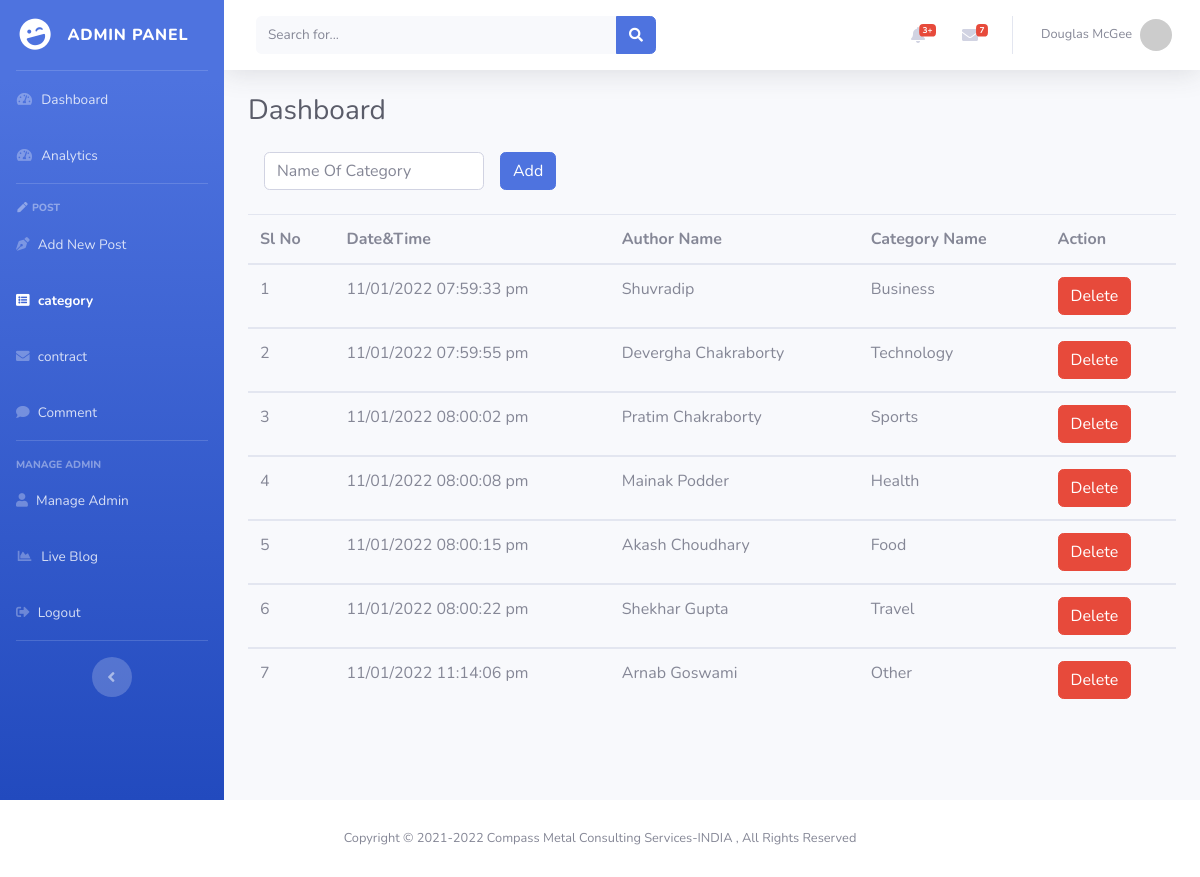
The page /admin/categories.php on the database as committed earlier.
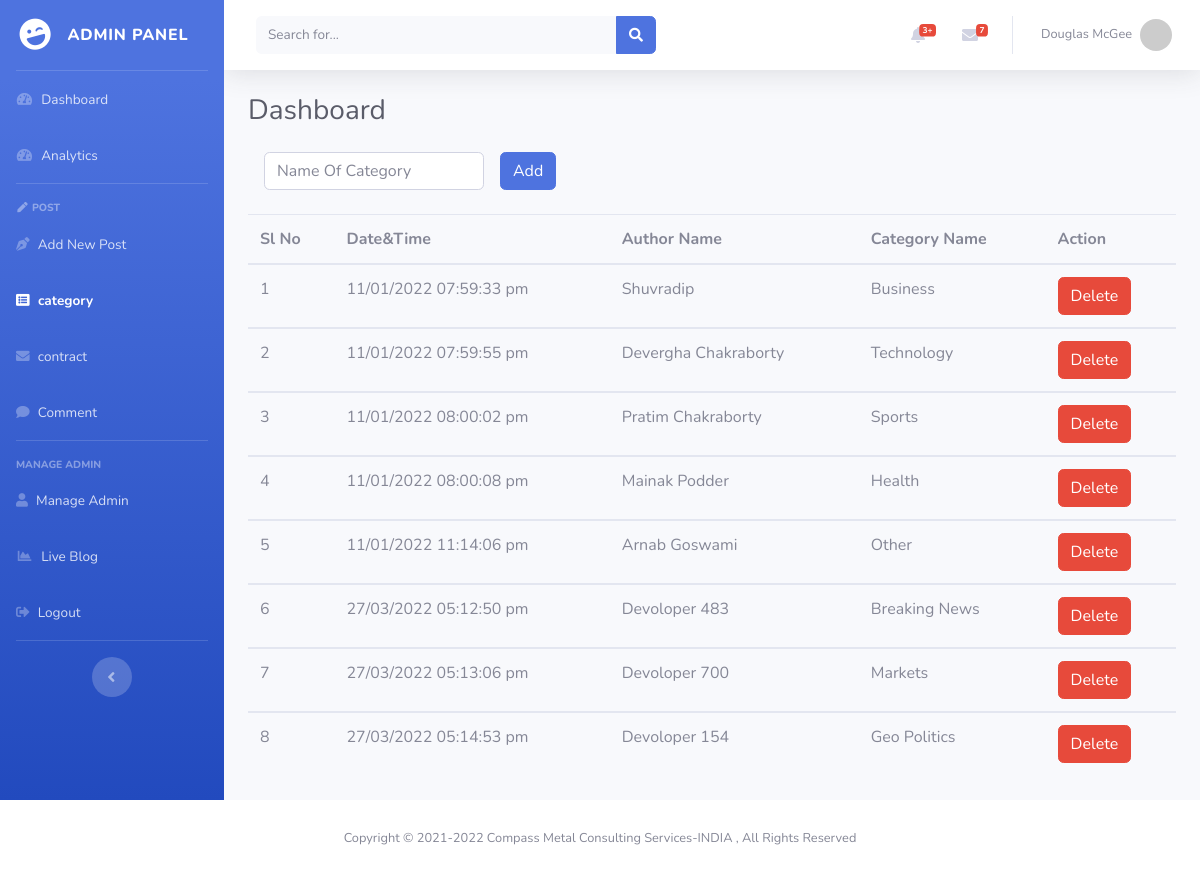
The same page on the database as committed later.
### tables this page shows
CREATE TABLE `categories` (
  `id` int(10) NOT NULL,
  `datetime` varchar(250) NOT NULL,
  `name` varchar(255) NOT NULL,
  `categoryname` varchar(255) NOT NULL
);

### admin/categories.php (the view, shortened to what this page needs)
<?php
$page = 'category';
require_once './partials/db.php';
require_once './partials/header.php';
?>
<body id="page-top">
    <div id="wrapper">
        <?php  require_once './partials/sidebar.php'; ?>
        <div id="content-wrapper" class="d-flex flex-column">
            <div id="content">
                <?php  require_once './partials/topbar.php'; ?>
                <div class="container-fluid">
                    <div class="d-sm-flex align-items-center justify-content-between mb-4">
                        <h1 class="h3 mb-0 text-gray-800">Dashboard</h1>
                    </div>
                    <form class="form-inline"
                        action="<?php echo $_SERVER['PHP_SELF'];?>"
                        method="POST">
                        <div class="form-group mx-sm-3 mb-2">
                            <input type="text" class="form-control" id="inputcat" name="categories"
                                placeholder="Name Of Category" autocomplete="off">
                        </div>
                        <button type="submit" name="submit" class="btn btn-primary mb-2">Add</button>
                    </form>
                    <?php  $sqlf = "SELECT * FROM categories";
                    $slno = 1;
            if ($res = mysqli_query($conn, $sqlf)) {
                if (mysqli_num_rows($res) > 0) {
                    echo "<table class=\"table\">";
                    echo "<thead>";
                    echo "<tr>";
                    echo "<th scope=\"col\">Sl No</th>";
                    echo "<th scope=\"col\">Date&Time</th>";
                    echo "<th scope=\"col\">Author Name</th>";
                    echo "<th scope=\"col\">Category Name</th>";
                    echo "<th scope=\"col\">Action</th>";
                    echo "</tr>";
                    echo "</thead>";
                    while ($row = mysqli_fetch_array($res)) {
                        $postid = $row['id'];
                        echo "<tbody>";
                        echo "<tr>";
                        echo "<td>".$slno."</td>";
                        echo "<td>".$row['datetime']."</td>";
                        echo "<td>".$row['name']."</td>";
                        echo "<td>".$row['categoryname']."</td>";
                        echo "<td>
                              <a href=\"deletecategory.php?cat=$postid\"
                                        class=\"btn btn-danger\">
                                        Delete
                                    </a>
                              </td>";
                        echo "</tr>";
                        echo "</tbody>";
                        $slno++;
                    }
                    echo "</table>";
                } else {
                    echo "<p class=\"ml-3 text-center\">No matching records are found.</p>";
                }
            } else {
                echo "ERROR: Could not able to execute $sqlf. "
                                        .mysqli_error($conn);
            }
?>
                </div>
            </div>
            <?php  require_once './partials/footer.php';

### admin/partials/header.php (shortened to what this page needs)
<!DOCTYPE html>
<html lang="en">
<head>
    <link href="vendor/fontawesome-free/css/all.min.css" rel="stylesheet" type="text/css">
    <link href="css/sb-admin-2.css" rel="stylesheet">
    <link href="vendor/datatables/dataTables.bootstrap4.min.css" rel="stylesheet">
</head>

### admin/partials/sidebar.php
<ul class="navbar-nav bg-gradient-primary sidebar sidebar-dark accordion" id="accordionSidebar">
    <a class="sidebar-brand d-flex align-items-center justify-content-center" href="index.php">
        <div class="sidebar-brand-icon rotate-n-15">
            <i class="fas fa-laugh-wink"></i>
        </div>
        <div class="sidebar-brand-text mx-3">Admin Panel</div>
    </a>
    <hr class="sidebar-divider my-0">
    <li class="nav-item <?php if ($page=='dashboard') {
    echo 'active';
}?>">
        <a class="nav-link" href="dashboard.php">
            <i class="fas fa-fw fa-tachometer-alt"></i>
            <span>Dashboard</span></a>
    </li>
    <li class="nav-item <?php if ($page=='analytics') {
    echo 'active';
}?>">
        <a class="nav-link" href="analytics.php">
            <i class="fas fa-fw fa-tachometer-alt"></i>
            <span>Analytics</span>
        </a>
    </li>
    <hr class="sidebar-divider">
    <div class="sidebar-heading">
        <i class="fas fa-pen fa-fw"></i> Post
    </div>
    <li class="nav-item <?php if ($page=='newpost') {
    echo 'active';
}?>">
        <a class="nav-link" href="newpost.php">
            <i class="fas fa-pen-nib"></i>
            <span>Add New Post</span>
        </a>
    </li>
    <li class="nav-item <?php if ($page=='category') {
    echo 'active';
}?>">
        <a class="nav-link " href="categories.php">
            <i class="fa fa-list-alt"></i>
            <span>category</span></a>
    </li>
    <li class="nav-item <?php if ($page=='contact') {
    echo 'active';
}?>">
        <a class="nav-link " href="contract.php">
            <i class="fa fa-envelope" aria-hidden="true"></i>
            <span>contract</span></a>
    </li>
    <li class="nav-item <?php if ($page=='admin-comments') {
    echo 'active';
}?>">
        <a class="nav-link " href="admin-comments.php">
            <i class="fa fa-comment"></i>
            <span>Comment</span></a>
    </li>
    <hr class="sidebar-divider">
    <div class="sidebar-heading">
        Manage Admin
    </div>
    <li class="nav-item <?php if ($page=='admin-Add') {
    echo 'active';
}?>">
        <a class="nav-link" href="adminAdd.php">
            <i class="fa fa-user"></i>
            <span>Manage Admin</span></a>
    </li>
    <li class="nav-item">
        <a class="nav-link" target="_blank" href="http://localhost/blog/">
            <i class="fas fa-fw fa-chart-area"></i>
            <span>Live Blog</span></a>
    </li>
    <li class="nav-item">
        <a class="nav-link" href="logout.php">
            <i class="fas fa-sign-out-alt"></i>
            <span>Logout</span></a>
    </li>
    <hr class="sidebar-divider d-none d-md-block">
    <div class="text-center d-none d-md-inline">
        <button class="rounded-circle border-0" id="sidebarToggle"></button>
    </div>
</ul>

### admin/partials/topbar.php (shortened to what this page needs)
<?php
  function get_gravatar($email, $s = 80, $d = 'retro', $r = 'g', $img = false, $atts = array())
  {
      $url = 'https://www.gravatar.com/avatar/';
      $url .= md5(strtolower(trim($email)));
      $url .= "?s=$s&d=$d&r=$r";
      return $url;
  }
?>
<nav class="navbar navbar-expand navbar-light bg-white topbar mb-4 static-top shadow">
    <form class="d-none d-sm-inline-block form-inline mr-auto ml-md-3 my-2 my-md-0 mw-100 navbar-search">
        <div class="input-group">
            <input type="text" class="form-control bg-light border-0 small" placeholder="Search for..."
                aria-label="Search" aria-describedby="basic-addon2">
            <div class="input-group-append">
                <button class="btn btn-primary" type="button">
                    <i class="fas fa-search fa-sm"></i>
                </button>
            </div>
        </div>
    </form>
    <ul class="navbar-nav ml-auto">
        <li class="nav-item dropdown no-arrow mx-1">
            <a class="nav-link dropdown-toggle" href="#" id="alertsDropdown" role="button" data-toggle="dropdown"
                aria-haspopup="true" aria-expanded="false">
                <i class="fas fa-bell fa-fw"></i>
                <span class="badge badge-danger badge-counter">3+</span>
            </a>
        </li>
        <li class="nav-item dropdown no-arrow mx-1">
            <a class="nav-link dropdown-toggle" href="#" id="messagesDropdown" role="button" data-toggle="dropdown"
                aria-haspopup="true" aria-expanded="false">
                <i class="fas fa-envelope fa-fw"></i>
                <span class="badge badge-danger badge-counter">7</span>
            </a>
        </li>
        <li class="nav-item dropdown no-arrow">
            <a class="nav-link dropdown-toggle" href="#" id="userDropdown" role="button" data-toggle="dropdown"
                aria-haspopup="true" aria-expanded="false">
                <span class="mr-2 d-none d-lg-inline text-gray-600 small">Douglas McGee</span>
                <img class="img-profile rounded-circle"
                    src="<?= get_gravatar("atozhardwareconect@gmail.com"); ?>">
            </a>
        </li>
    </ul>
</nav>

### admin/partials/footer.php (shortened to what this page needs)
</div>
</div>
<footer class="sticky-footer bg-white">
    <div class="container my-auto">
        <div class="copyright text-center my-auto">
            <span>Copyright &copy; 2021-<?= date('Y') ?> Compass Metal
                Consulting Services-INDIA , All Rights Reserved</span>
        </div>
    </div>
</footer>
</body>
</html>
</body>
</html>

Rows that differ between the two databases and show on the page:
removed categories: datetime "11/01/2022 08:00:15 pm", name "Akash Choudhary", categoryname "Food"
removed categories: datetime "11/01/2022 08:00:22 pm", name "Shekhar Gupta", categoryname "Travel"
added categories: datetime "27/03/2022 05:12:50 pm", name "Devoloper 483", categoryname "Breaking News"
added categories: datetime "27/03/2022 05:13:06 pm", name "Devoloper 700", categoryname "Markets"
added categories: datetime "27/03/2022 05:14:53 pm", name "Devoloper 154", categoryname "Geo Politics"
